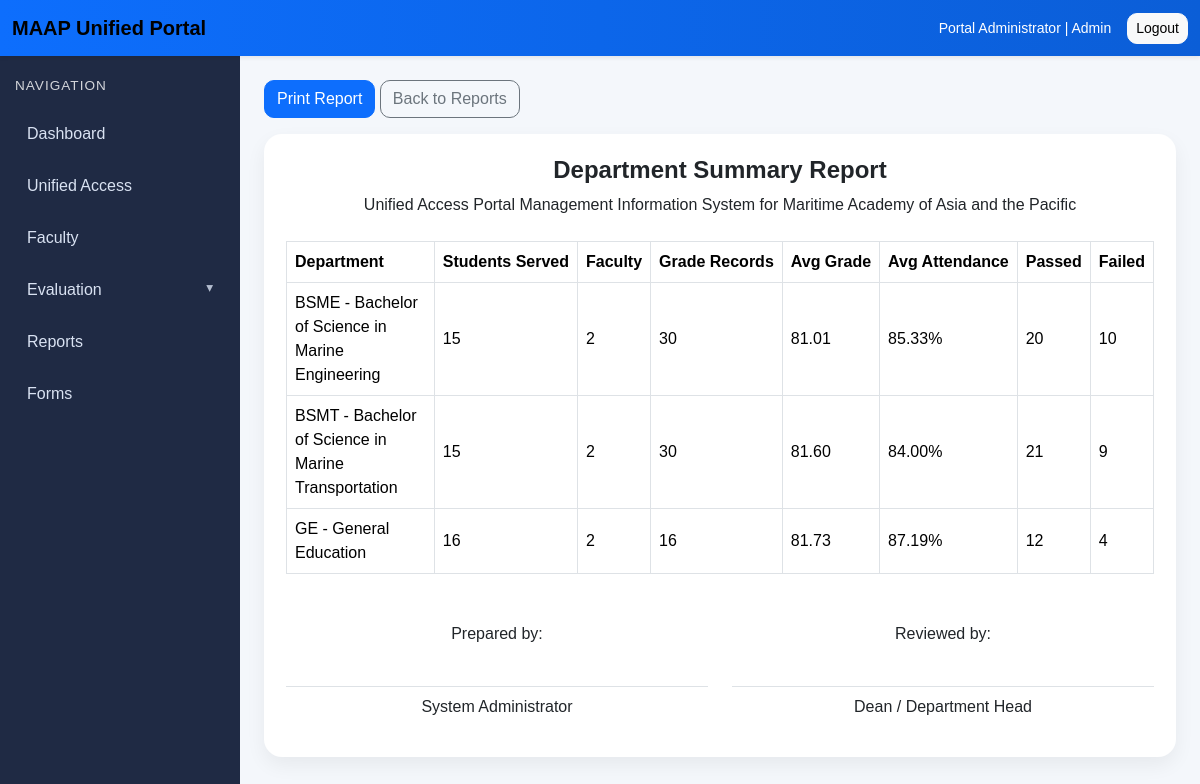
Page /reports/department-summary/ (signed in) on the committed database.
### accounts/models.py (models this page shows, shortened)
class CustomUser(AbstractUser):
    ROLE_CHOICES = [
        ("admin", "Admin"),
        ("faculty", "Faculty"),
        ("student", "Student"),
    ]
    role = models.CharField(max_length=20, choices=ROLE_CHOICES, default="student")

### academics/models.py (models this page shows, shortened)
class Department(models.Model):
    name = models.CharField(max_length=150, unique=True)
    code = models.CharField(max_length=20, unique=True)
    class Meta:
        ordering = ["name"]

### reports/views.py (the view)
# urls.py: path("department-summary/", views.printable_department_summary, name="printable-department-summary"),
@login_required
def printable_department_summary(request):
    if not _admin_check(request):
        return redirect("role-redirect")
    departments = Department.objects.all().order_by("code")
    summary_rows = []
    for department in departments:
        faculty_count = FacultyProfile.objects.filter(department=department).count()
        student_count = (
            Enrollment.objects
            .filter(class_section__subject__department=department)
            .values("student")
            .distinct()
            .count()
        )
        avg_grade = (
            Grade.objects
            .filter(enrollment__class_section__subject__department=department)
            .aggregate(avg=Avg("final_grade"))
            .get("avg")
        )
        avg_attendance = (
            AttendanceSummary.objects
            .filter(enrollment__class_section__subject__department=department)
            .aggregate(avg=Avg("attendance_percent"))
            .get("avg")
        )
        total_grade_records = (
            Grade.objects
            .filter(enrollment__class_section__subject__department=department)
            .count()
        )
        pass_count = (
            Grade.objects
            .filter(
                enrollment__class_section__subject__department=department,
                remarks="Passed"
            )
            .count()
        )
        fail_count = (
            Grade.objects
            .filter(
                enrollment__class_section__subject__department=department,
                remarks="Failed"
            )
            .count()
        )
        summary_rows.append({
            "department": department,
            "student_count": student_count,
            "faculty_count": faculty_count,
            "avg_grade": avg_grade,
            "avg_attendance": avg_attendance,
            "total_grade_records": total_grade_records,
            "pass_count": pass_count,
            "fail_count": fail_count,
        })
    context = {
        "page_title": "Printable Department Summary",
        "summary_rows": summary_rows,
    }
    return render(request, "reports/printable_department_summary.html", context)

### reports/views.py (called while the page is built)
def _admin_check(request):
    return request.user.is_authenticated and request.user.role == "admin"

### templates/reports/printable_department_summary.html (shortened to what this page needs)
{% extends "base.html" %}
{% block content %}
<div class="no-print mb-3">
    <button onclick="window.print()" class="btn btn-primary">Print Report</button>
    <a href="{% url 'reports-index' %}" class="btn btn-outline-secondary">Back to Reports</a>
</div>
<div class="section-box printable-report">
    <div class="text-center mb-4">
        <h4 class="fw-bold">Department Summary Report</h4>
        <p class="mb-1">Unified Access Portal Management Information System for Maritime Academy of Asia and the Pacific</p>
    </div>
    <table class="table table-bordered align-middle">
        <thead>
            <tr>
                <th>Department</th>
                <th>Students Served</th>
                <th>Faculty</th>
                <th>Grade Records</th>
                <th>Avg Grade</th>
                <th>Avg Attendance</th>
                <th>Passed</th>
                <th>Failed</th>
            </tr>
        </thead>
        <tbody>
            {% for row in summary_rows %}
            <tr>
                <td>{{ row.department.code }} - {{ row.department.name }}</td>
                <td>{{ row.student_count }}</td>
                <td>{{ row.faculty_count }}</td>
                <td>{{ row.total_grade_records }}</td>
                <td>{% if row.avg_grade %}{{ row.avg_grade|floatformat:2 }}{% else %}-{% endif %}</td>
                <td>{% if row.avg_attendance %}{{ row.avg_attendance|floatformat:2 }}%{% else %}-{% endif %}</td>
                <td>{{ row.pass_count }}</td>
                <td>{{ row.fail_count }}</td>
            </tr>
            {% empty %}
            <tr>
                <td colspan="8" class="text-center text-muted">No department records found.</td>
            </tr>
            {% endfor %}
        </tbody>
    </table>
    <div class="mt-5 row">
        <div class="col-6 text-center">
            <p>Prepared by:</p>
            <br>
            <p class="border-top pt-2">System Administrator</p>
        </div>
        <div class="col-6 text-center">
            <p>Reviewed by:</p>
            <br>
            <p class="border-top pt-2">Dean / Department Head</p>
        </div>
    </div>
</div>
{% endblock %}

### templates/base.html (shortened to what this page needs)
{% load static %}
<!DOCTYPE html>
<html lang="en">
<head>
    <link href="https://cdn.jsdelivr.net/npm/bootstrap@5.3.3/dist/css/bootstrap.min.css" rel="stylesheet">
    <link rel="stylesheet" href="{% static 'css/portal.css' %}">
</head>
<body>
{% if user.is_authenticated %}
    <nav class="navbar navbar-expand-lg portal-navbar shadow-sm">
        <div class="container-fluid">
            <a class="navbar-brand fw-bold" href="{% url 'role-redirect' %}">
                MAAP Unified Portal
            </a>
            <div class="d-flex align-items-center gap-3 ms-auto">
                <span class="text-white small">
                    {{ user.get_full_name|default:user.username }} | {{ user.role|title }}
                </span>
                <form method="post" action="{% url 'logout' %}">
                    <button type="submit" class="btn btn-light btn-sm">Logout</button>
                </form>
            </div>
        </div>
    </nav>
    <div class="portal-wrapper">
        <aside class="portal-sidebar">
            <div class="sidebar-heading">Navigation</div>
            <a href="{% url 'role-redirect' %}" class="sidebar-link">Dashboard</a>
            <a href="{% url 'unified-access' %}" class="sidebar-link">Unified Access</a>
            {% if user.role == 'admin' %}
                    <a href="{% url 'admin-faculty-list' %}" class="sidebar-link">Faculty</a>
                    <button class="sidebar-link sidebar-toggle {% if '/evaluations/' in request.path %}active{% endif %}"
                        type="button"
                        data-bs-toggle="collapse"
                        data-bs-target="#evaluationSubMenu"
                        aria-expanded="{% if '/evaluations/' in request.path %}true{% else %}false{% endif %}"
                        aria-controls="evaluationSubMenu">Evaluation<span class="sidebar-arrow">▾</span>
                    </button>
                <a href="{% url 'reports-index' %}" class="sidebar-link">Reports</a>
                <a href="{% url 'forms-repository' %}" class="sidebar-link">Forms</a>
            {% endif %}
        </aside>
        <main class="portal-content">
{% else %}
    <div class="container py-5">
        <div class="row justify-content-center">
            <div class="col-md-6 col-lg-5">
{% endif %}
                {% block content %}{% endblock %}
{% if user.is_authenticated %}
        </main>
    </div>
{% else %}
            </div>
        </div>
    </div>
{% endif %}
</body>
</html>

### static/css/portal.css (style rules this page uses)
body { background-color: #f4f7fb; font-family: Arial, sans-serif; margin: 0; overflow-x: hidden; }
.portal-navbar { background: linear-gradient(90deg, #0d6efd, #0b5ed7); }
.portal-wrapper { display: flex; min-height: calc(100vh - 56px); width: 100%; max-width: 100vw; min-width: 0; overflow-x: hidden; }
.portal-sidebar { width: 240px; flex: 0 0 240px; background-color: #1f2a44; color: #ffffff; padding: 20px 15px; }
.sidebar-heading { font-size: 0.85rem; text-transform: uppercase; letter-spacing: 1px; margin-bottom: 16px; opacity: 0.8; }
.sidebar-link { display: block; color: #d9e2f2; text-decoration: none; padding: 10px 12px; margin-bottom: 8px; border-radius: 10px; transition: 0.2s ease; }
.portal-content { flex: 1 1 auto; width: calc(100vw - 240px); max-width: calc(100vw - 240px); padding: 24px; min-width: 0; overflow-x: hidden; box-sizing: border-box; }
.section-box { background: #ffffff; border-radius: 18px; padding: 22px; box-shadow: 0 8px 20px rgba(0, 0, 0, 0.06); }
.printable-report { background: #ffffff; }
.table th { white-space: nowrap; }
.table td { vertical-align: middle; }
.btn { border-radius: 10px; }
.section-box { margin-bottom: 4px; }
.sidebar-toggle { width: 100%; border: none; background: transparent; text-align: left; cursor: pointer; }
.sidebar-arrow { float: right; font-size: 0.85rem; opacity: 0.8; }
.admin-dashboard *, .portal-content * { box-sizing: border-box; }

### rows in the picture
CustomUser: get_full_name "Portal Administrator", role "Admin"
Department: department.code "BSME", department.name "Bachelor of Science in Marine Engineering", student_count "15", faculty_count "2", total_grade_records "30", avg_grade "81.01", avg_attendance "85.33", pass_count "20", fail_count "10"
Department: department.code "BSMT", department.name "Bachelor of Science in Marine Transportation", student_count "15", faculty_count "2", total_grade_records "30", avg_grade "81.60", avg_attendance "84.00", pass_count "21", fail_count "9"
Department: department.code "GE", department.name "General Education", student_count "16", faculty_count "2", total_grade_records "16", avg_grade "81.73", avg_attendance "87.19", pass_count "12", fail_count "4"
